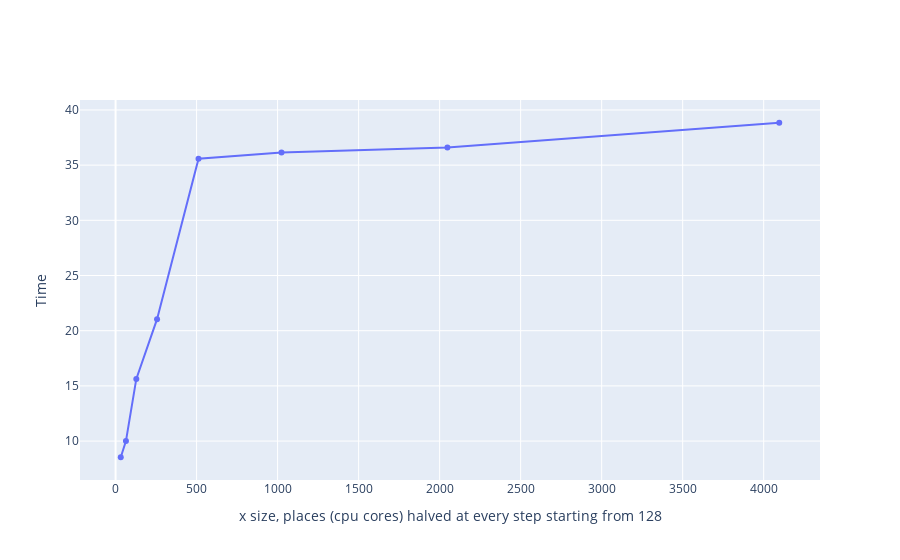

Here is the notebook cell this chart was saved with:
### Code cell
fig = make_subplots()
fig.update_layout(
  legend=dict(
    orientation="h",
    yanchor="bottom",
    y=1.02,
    xanchor="right",
    x=1,
  ),
  xaxis_title="x size, places (cpu cores) halved at every step starting from 128",
  yaxis_title="Time"
)
fig.add_trace(go.Scatter(
  x=df["ny"], 
  y=df["time"],
  mode='lines+markers', 
  name=f"Weak scaling"
))

fig.update_xaxes(type='linear')
fig.update_yaxes(type='linear')
fig

### Figure 1 — Plotly figure (JSON) as saved in the notebook; plotly's stock layout.template omitted (floating-point values rounded to 4 significant figures)
{"data": [{"mode": "lines+markers", "name": "Weak scaling", "type": "scatter", "x": [4096, 2048, 1024, 512, 256, 128, 64, 32], "y": [38.84, 36.61, 36.16, 35.59, 21.04, 15.63, 9.998, 8.535]}], "layout": {"legend": {"orientation": "h", "x": 1, "xanchor": "right", "y": 1.02, "yanchor": "bottom"}, "xaxis": {"anchor": "y", "domain": [0, 1], "title": {"text": "x size, places (cpu cores) halved at every step starting from 128"}, "type": "linear"}, "yaxis": {"anchor": "x", "domain": [0, 1], "title": {"text": "Time"}, "type": "linear"}}}
